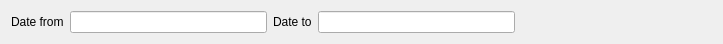
<?xml version="1.0" encoding="UTF-8"?>
<ui version="4.0">
 <class>FCanceledReservations</class>
 <widget class="QWidget" name="FCanceledReservations">
  <property name="geometry">
   <rect>
    <x>0</x>
    <y>0</y>
    <width>723</width>
    <height>41</height>
   </rect>
  </property>
  <property name="windowTitle">
   <string>Form</string>
  </property>
  <layout class="QHBoxLayout" name="horizontalLayout">
   <item>
    <widget class="QLabel" name="label">
     <property name="text">
      <string>Date from</string>
     </property>
    </widget>
   </item>
   <item>
    <widget class="EDateEdit" name="deStart"/>
   </item>
   <item>
    <widget class="QLabel" name="label_2">
     <property name="text">
      <string>Date to</string>
     </property>
    </widget>
   </item>
   <item>
    <widget class="EDateEdit" name="deEnd"/>
   </item>
   <item>
    <spacer name="horizontalSpacer">
     <property name="orientation">
      <enum>Qt::Horizontal</enum>
     </property>
     <property name="sizeHint" stdset="0">
      <size>
       <width>196</width>
       <height>20</height>
      </size>
     </property>
    </spacer>
   </item>
  </layout>
 </widget>
 <customwidgets>
  <customwidget>
   <class>EDateEdit</class>
   <extends>QLineEdit</extends>
   <header location="global">edateedit.h</header>
  </customwidget>
 </customwidgets>
 <resources/>
 <connections/>
</ui>
